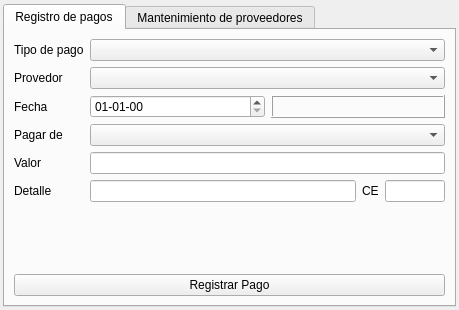
<?xml version="1.0" encoding="UTF-8"?>
<ui version="4.0">
 <class>PaymentsWindow</class>
 <widget class="QWidget" name="PaymentsWindow">
  <property name="geometry">
   <rect>
    <x>0</x>
    <y>0</y>
    <width>459</width>
    <height>310</height>
   </rect>
  </property>
  <property name="windowTitle">
   <string>Dialog</string>
  </property>
  <layout class="QVBoxLayout" name="verticalLayout">
   <property name="leftMargin">
    <number>3</number>
   </property>
   <property name="topMargin">
    <number>4</number>
   </property>
   <property name="rightMargin">
    <number>3</number>
   </property>
   <property name="bottomMargin">
    <number>3</number>
   </property>
   <item>
    <widget class="QTabWidget" name="tabWidget">
     <property name="minimumSize">
      <size>
       <width>0</width>
       <height>0</height>
      </size>
     </property>
     <property name="currentIndex">
      <number>0</number>
     </property>
     <widget class="QWidget" name="tab_payments">
      <attribute name="title">
       <string>Registro de pagos</string>
      </attribute>
      <layout class="QVBoxLayout" name="verticalLayout_2">
       <item>
        <layout class="QFormLayout" name="formLayout">
         <item row="1" column="0">
          <widget class="QLabel" name="label_provider">
           <property name="text">
            <string>Provedor</string>
           </property>
          </widget>
         </item>
         <item row="1" column="1">
          <widget class="QComboBox" name="combobox_provider"/>
         </item>
         <item row="2" column="0">
          <widget class="QLabel" name="label_date0">
           <property name="text">
            <string>Fecha</string>
           </property>
          </widget>
         </item>
         <item row="4" column="0">
          <widget class="QLabel" name="label_value">
           <property name="text">
            <string>Valor</string>
           </property>
          </widget>
         </item>
         <item row="4" column="1">
          <widget class="QLineEdit" name="lineedit_value"/>
         </item>
         <item row="0" column="0">
          <widget class="QLabel" name="label_type">
           <property name="text">
            <string>Tipo de pago</string>
           </property>
          </widget>
         </item>
         <item row="0" column="1">
          <widget class="QComboBox" name="combobox_type"/>
         </item>
         <item row="3" column="0">
          <widget class="QLabel" name="label_from">
           <property name="text">
            <string>Pagar de</string>
           </property>
          </widget>
         </item>
         <item row="3" column="1">
          <widget class="QComboBox" name="combobox_from"/>
         </item>
         <item row="5" column="0">
          <widget class="QLabel" name="label_detail">
           <property name="text">
            <string>Detalle</string>
           </property>
          </widget>
         </item>
         <item row="2" column="1">
          <layout class="QHBoxLayout" name="horizontalLayout">
           <item>
            <widget class="QDateEdit" name="dateedit_date">
             <property name="displayFormat">
              <string>dd-MM-yy</string>
             </property>
            </widget>
           </item>
           <item>
            <widget class="QLabel" name="label_date">
             <property name="frameShape">
              <enum>QFrame::Box</enum>
             </property>
             <property name="frameShadow">
              <enum>QFrame::Raised</enum>
             </property>
             <property name="text">
              <string/>
             </property>
            </widget>
           </item>
          </layout>
         </item>
         <item row="5" column="1">
          <layout class="QHBoxLayout" name="horizontalLayout_2">
           <item>
            <widget class="QLineEdit" name="lineedit_detail"/>
           </item>
           <item>
            <widget class="QLabel" name="label_voucher">
             <property name="text">
              <string>CE</string>
             </property>
            </widget>
           </item>
           <item>
            <widget class="QLineEdit" name="lineedit_voucher">
             <property name="sizePolicy">
              <sizepolicy hsizetype="Maximum" vsizetype="Fixed">
               <horstretch>0</horstretch>
               <verstretch>0</verstretch>
              </sizepolicy>
             </property>
             <property name="minimumSize">
              <size>
               <width>0</width>
               <height>0</height>
              </size>
             </property>
             <property name="maximumSize">
              <size>
               <width>60</width>
               <height>16777215</height>
              </size>
             </property>
            </widget>
           </item>
          </layout>
         </item>
        </layout>
       </item>
       <item>
        <widget class="QPushButton" name="button_savepayment">
         <property name="enabled">
          <bool>true</bool>
         </property>
         <property name="text">
          <string>Registrar Pago</string>
         </property>
        </widget>
       </item>
      </layout>
     </widget>
     <widget class="QWidget" name="tab_provider">
      <attribute name="title">
       <string>Mantenimiento de proveedores</string>
      </attribute>
      <layout class="QVBoxLayout" name="verticalLayout_3">
       <item>
        <layout class="QFormLayout" name="formLayout_2">
         <property name="fieldGrowthPolicy">
          <enum>QFormLayout::AllNonFixedFieldsGrow</enum>
         </property>
         <item row="0" column="0">
          <widget class="QLabel" name="label_id">
           <property name="text">
            <string>Identificación</string>
           </property>
          </widget>
         </item>
         <item row="0" column="1">
          <widget class="QLineEdit" name="lineedit_id">
           <property name="readOnly">
            <bool>false</bool>
           </property>
          </widget>
         </item>
         <item row="1" column="0">
          <widget class="QLabel" name="label_name">
           <property name="text">
            <string>Nombre</string>
           </property>
          </widget>
         </item>
         <item row="1" column="1">
          <widget class="QLineEdit" name="lineedit_name"/>
         </item>
         <item row="2" column="0">
          <widget class="QLabel" name="label_phone">
           <property name="text">
            <string>Teléfono</string>
           </property>
          </widget>
         </item>
         <item row="2" column="1">
          <widget class="QLineEdit" name="lineedit_phone"/>
         </item>
         <item row="3" column="0">
          <widget class="QLabel" name="label_address">
           <property name="text">
            <string>Dirección</string>
           </property>
          </widget>
         </item>
         <item row="3" column="1">
          <widget class="QLineEdit" name="lineedit_address"/>
         </item>
        </layout>
       </item>
       <item>
        <widget class="QPushButton" name="button_saveprovider">
         <property name="enabled">
          <bool>true</bool>
         </property>
         <property name="text">
          <string>Guardar Proveedor</string>
         </property>
        </widget>
       </item>
      </layout>
     </widget>
    </widget>
   </item>
  </layout>
 </widget>
 <resources/>
 <connections/>
</ui>
